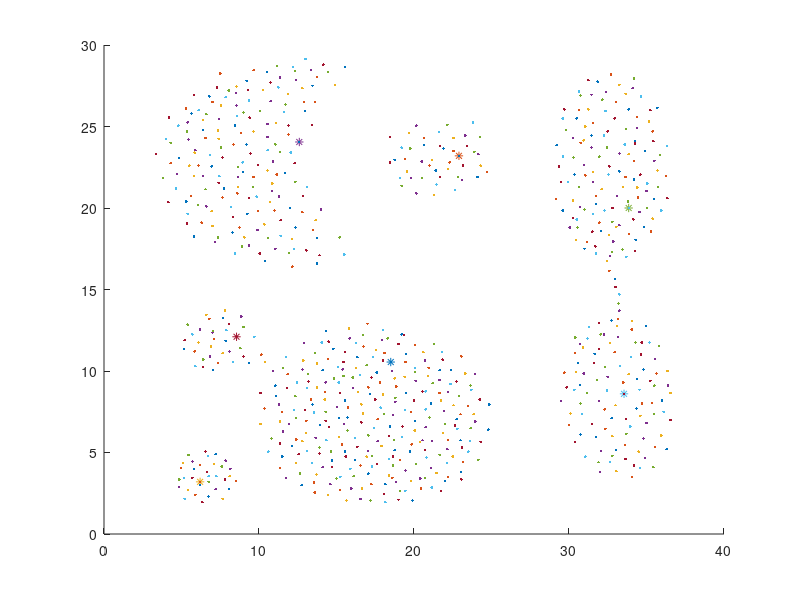

MATLAB code for this plot: (Note: this script raises an error after producing the figure.)
%membaca dataset
a = xlsread('Aggregation.csv');
[m n] = size(a);


%centroid awal
centroids = zeros(max(a(:,3)),n-1);
centroids(1,:) = a(743,1:2);
centroids(2,:) = a(29,1:2);
centroids(3,:) = a(525,1:2);
centroids(4,:) = a(421,1:2);
centroids(5,:) = a(765,1:2);
centroids(6,:) = a(643,1:2);
centroids(7,:) = a(189,1:2);

%scatter plot data
for i=1: length(a(:,1));
    if a(i,3)==1
        scatter(a(i,1),a(i,2),'.b');hold on;
    elseif a(i,3)==2
        scatter(a(i,1),a(i,2),'.g');hold on;
    elseif a(i,3)==3
        scatter(a(i,1),a(i,2),'.r');hold on;
    elseif a(i,3)==4
        scatter(a(i,1),a(i,2),'.c');hold on;
    elseif a(i,3)==5
        scatter(a(i,1),a(i,2),'.m');hold on;
    elseif a(i,3)==6
        scatter(a(i,1),a(i,2),'.y');hold on;
    elseif a(i,3)==7
        scatter(a(i,1),a(i,2),'.k');hold on;
    end
    
    if (i<=7)
        scatter(centroids(i,1),centroids(i,2),'*');hold on;
    end
end


[ finalCentroids result ] = KMeans( a, centroids);
sse = SSE(result, finalCentroids);

%scatter plot result
for i=1: length(result(:,1));
    if result(i,3)==1
        scatter(result(i,1),result(i,2),'.b');hold on;
    elseif result(i,3)==2
        scatter(result(i,1),result(i,2),'.g');hold on;
    elseif result(i,3)==3
        scatter(result(i,1),result(i,2),'.r');hold on;
    elseif result(i,3)==4
        scatter(result(i,1),result(i,2),'.c');hold on;
    elseif result(i,3)==5
        scatter(result(i,1),result(i,2),'.m');hold on;
    elseif result(i,3)==6
        scatter(result(i,1),result(i,2),'.y');hold on;
    elseif result(i,3)==7
        scatter(result(i,1),result(i,2),'.k');hold on;
    end
    
    if (i<=7)
        scatter(finalCentroids(i,1),finalCentroids(i,2),'o');hold on;
    end
    
end
